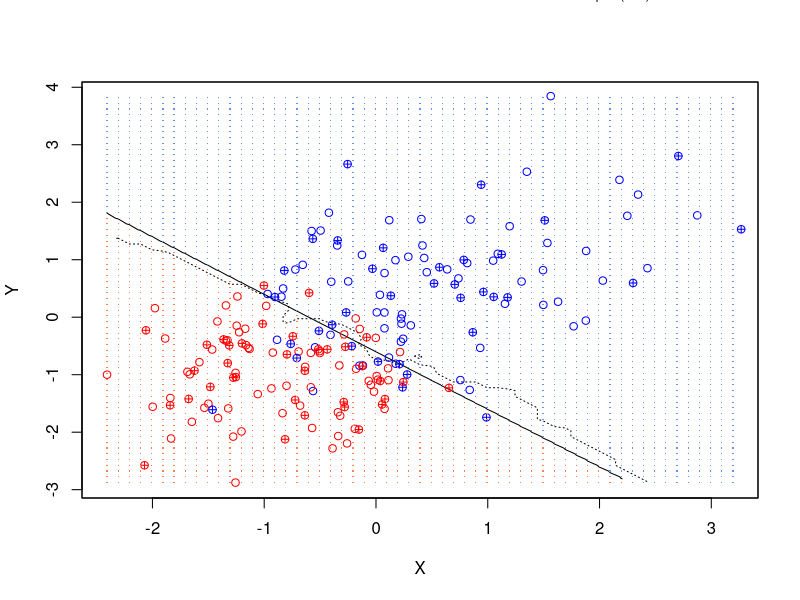

Source code (R):
## Testing the K-Nearest-Neighbors algorithm ##

#Created by A.Sosa-Costa 25/06/2017

#This script tests the performance of the KNN algorithm.
#-First it creates two random samples from two different multivariate Normal distributions,
# whose parameters (mean and covariance matrix) can be individually adjusted
#-Then the data randomly generated is divided in two subgroups, which will be
# used later as the training subset and the test subset respectively
#-The KNN algorithm is applied on the test data subset to classify it as Group A or Group B
#-Finally the decision boundary obtained from the KNN algorithm is plotted together with
# Bayes decision boundary and the classified points (using KNN)
#-The output TT indicates the classifications successfully assigned to groups A and B.

rm(list=ls())
library(mvtnorm)  #random number generator for the multivariate normal distribution
library(class)    #to use the knn function

#Declare parameters to be used
seed1=40        #Seed value for random number generator
N1=100          #Number of random points to be generated for GroupA
N2=100          #Number of random points to be generated for GroupB
mu1=c(0.5,0.5)  #Mean values of the multivariate distribution (GroupA)
mu2=c(-1,-1)    #Mean values of the multivariate distribution (GroupB)
var1=matrix(c(1, 0.5, 0.5, 1), nrow = 2)   #covariance matrix (GroupA)
var2=matrix(c(0.5, 0, 0, 0.5), nrow = 2)   #covariance matrix (GroupA)
a=65  #define the data subset used as training data a*(N1+N2)/100
k1=9  #number of neighbours considered

#Creates two distinguishable random set of points in 2D (Training data set)
set.seed(seed1)
groupA<-rmvnorm(N1, mean =mu1 , sigma = var1)
groupB<-rmvnorm(N2, mean =mu2 , sigma = var2)
# Plot both groups of points to check that everything is correct
# plot(groupA,type='p',col='blue',xlim=c(min(groupB[,1]),max(groupA[,1])),ylim=c(min(groupB[,2]),max(groupA[,2])))
# points(groupB,type='p',col='red')


# Divide the data in a training subset and a test subset (to a ratio of a:b=65:35)
a1=round(a*N1/100)
a2=round(a*N2/100)
train_data<-rbind(groupA[1:a1,],groupB[1:a2,]) 
test_data<-rbind(groupA[(a1+1):N1,],groupB[(a2+1):N2,]) 

#Create a label vector indicating which data subset corresponds to each subgroup
train_label<-factor(c(rep('GroupA',a1),rep('GroupB',a2)))
test_label<-factor(c(rep('GroupA',N1-a1),rep('GroupB',N2-a2)))


##Implement kNN algorithm
knn_out<- knn(train = train_data, test = test_data,cl = train_label, k=k1,prob=TRUE)
#attributes(.Last.value)
pp<-attr(knn_out,'prob')

#Calculate the proportion of correct classification
100*sum(test_label==knn_out)/length(pp)

#Success rate
TT<-table(knn_out,test_label)


## KNN-based decision boundary ##

#First I create a grid with xy pairs within the range of data (training+test in both groups)
datat<-rbind(groupA,groupB)
xl<-range(datat[,1])
yl<-range(datat[,2])
px<-seq(from=xl[1],to=xl[2],by=0.1)
py<-seq(from=yl[1],to=yl[2],by=0.1)
xydata<-expand.grid(x=px,y=py) 

#Then create the countor map
knn_map<- knn(train = train_data, test = xydata,cl = train_label, k=k1,prob=TRUE)
prob <- attr(knn_map, "prob")
prob <- ifelse(knn_map=="GroupA", prob, 1-prob)
prob_bound <- matrix(prob, nrow = length(px), ncol = length(py))

#plot decision boundary using KNN algorithm
# contour(px, py, prob_bound,level=0.5,labels="", xlab="", ylab="", main=
#           "10-nearest neighbour", axes=TRUE)
# points(train_data,col=ifelse(train_label=='GroupA','blue','red'))
# points(test_data,col=ifelse(test_label=='GroupA','cornflowerblue','coral'))
# points(xydata, pch=".", cex=1.2, col=ifelse(prob_bound<0.5, "coral", "cornflowerblue"))
# box()


## Bayes decision boundary (BDB) ##
#(Since we know the distributions from where the random points were simulated
#we can caclculate with precision what is the probability of a given xy pair
#to belong either to GroupA or GroupB)

prob1<-dmvnorm(xydata, mean = mu1, sigma = var1, log=FALSE) #multivariate normal distribution
prob2<-dmvnorm(xydata, mean = mu2, sigma = var2, log=FALSE) #multivariate normal distribution
prob12 <- matrix(prob2-prob1, nrow = length(px), ncol = length(py))

## Master Final Plot ##
contour(px, py, prob12,level=0,labels="", xlab="X", ylab="Y") #plot Bayes decision boundary
contour(px, py, prob_bound,level=0.5,labels="", xlab="", ylab="", main=
          "10-nearest neighbour", axes=TRUE, add=TRUE,lty="dotted")  #plot KNN decision boundary

points(train_data,col=ifelse(train_label=='GroupA','blue','red'))    #plot training data points
points(test_data,col=ifelse(test_label=='GroupA','blue','red'),pch=10)#plot test data points
points(xydata, pch=".", cex=1.2, col=ifelse(prob12>0, "coral", "cornflowerblue")) #GroupA and GroupB spaces,

par(xpd=TRUE)                                                                                  #defined by BDB
legend(1.5,6, legend=c("Group A (training)", "Group B (training)","GroupA (test)","Group B (test)" ),
       col=c("blue", "red","blue", "red"), pch=c(1,1,10,10), cex=0.8,bty="n",y.intersp=0.25)
legend(-2,6, legend=c("Bayes Decision Boundary","KNN Decision Boundary" ),
       lty=c("solid","dotted"), cex=0.8,bty="n",y.intersp=0.25)
box()

